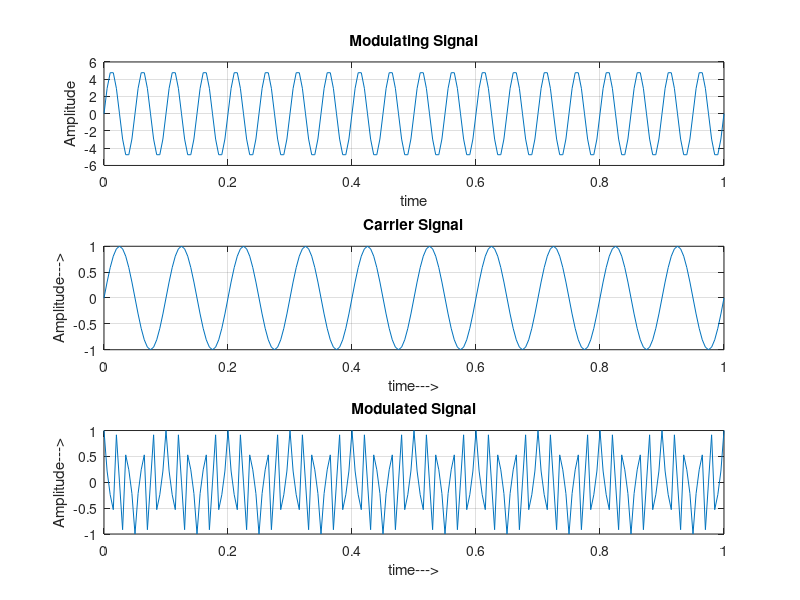

Recreate this plot in MATLAB.
clc; %clears the command window
clear; %clears all variable from the workspace
close all; %closes all open figures


%Fm must be at least 2*Fc

t=0:0.005:1; %Time vector with .01 intervals from 0 to 5

fc=10;
fm=20;

%Modulating Signal
m=5*sin(2*pi*fm*t);

%Carrier Signal
c=sin(2*pi*fc*t);

%Phase Modulated signal
PhaseDev= pi/2; %Defines the phase deviation
Pm = cos(2*pi*fc*t + PhaseDev*m);
%Pm = pmmod(c,fc,fm,phasedev); when function is used 



subplot(3,1,1)
plot(t,m)
grid on;
title("Modulating Signal")
xlabel('time')
ylabel('Amplitude')

subplot(3,1,2)
plot(t,c)
grid on;
title("Carrier Signal")
xlabel('time--->')
ylabel('Amplitude--->')

subplot(3,1,3)
plot(t,Pm)
grid on;
title("Modulated Signal")
xlabel('time--->')
ylabel('Amplitude--->')

